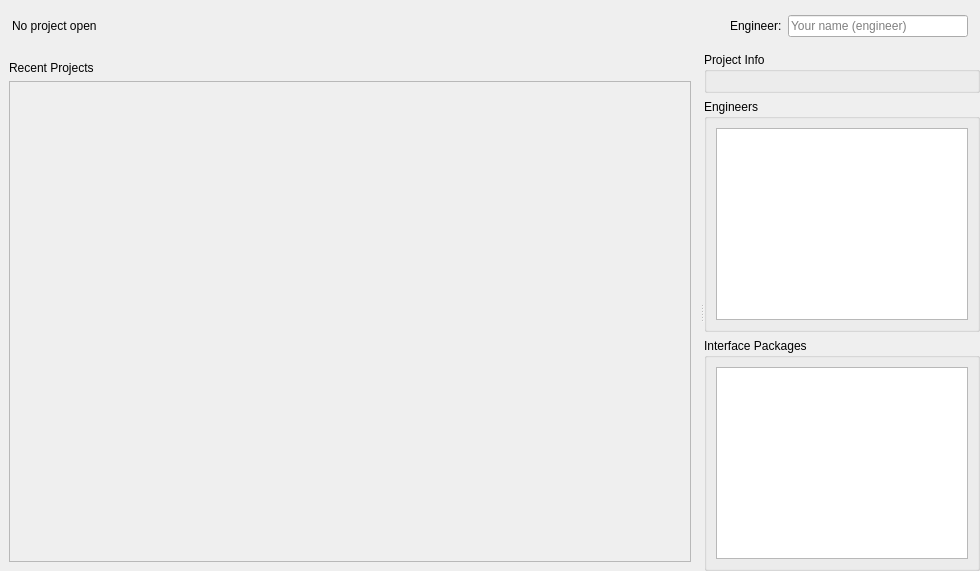
<?xml version="1.0" encoding="UTF-8"?>
<ui version="4.0">
 <class>ProjectTab</class>
 <widget class="QWidget" name="ProjectTab">
  <layout class="QVBoxLayout" name="rootLayout">
   <property name="spacing"><number>0</number></property>
   <property name="leftMargin"><number>0</number></property>
   <property name="topMargin"><number>0</number></property>
   <property name="rightMargin"><number>0</number></property>
   <property name="bottomMargin"><number>0</number></property>
   <item>
    <widget class="QWidget" name="projectBar">
     <property name="minimumSize"><size><width>0</width><height>52</height></size></property>
     <property name="maximumSize"><size><width>16777215</width><height>52</height></size></property>
     <layout class="QHBoxLayout" name="projectBarLayout">
      <property name="leftMargin"><number>12</number></property>
      <property name="topMargin"><number>6</number></property>
      <property name="rightMargin"><number>12</number></property>
      <property name="bottomMargin"><number>6</number></property>
      <item><widget class="QLabel" name="lblProject"><property name="text"><string>No project open</string></property></widget></item>
      <item><widget class="QLabel" name="lblMeta"><property name="text"><string/></property></widget></item>
      <item><spacer name="barSpacer"><property name="orientation"><enum>Qt::Horizontal</enum></property><property name="sizeHint" stdset="0"><size><width>40</width><height>20</height></size></property></spacer></item>
      <item><widget class="QLabel" name="lblEngineerTag"><property name="text"><string>Engineer:</string></property></widget></item>
      <item><widget class="QLineEdit" name="userEdit"><property name="placeholderText"><string>Your name (engineer)</string></property><property name="maximumSize"><size><width>180</width><height>16777215</height></size></property></widget></item>
     </layout>
    </widget>
   </item>
   <item>
    <widget class="QSplitter" name="mainSplitter">
     <property name="orientation"><enum>Qt::Horizontal</enum></property>
     <widget class="QStackedWidget" name="leftStack">
      <widget class="QWidget" name="pageRecent">
       <layout class="QVBoxLayout" name="recentLayout">
        <item><widget class="QLabel" name="lblRecentTitle"><property name="text"><string>Recent Projects</string></property></widget></item>
        <item><widget class="QScrollArea" name="recentScroll"><property name="widgetResizable"><bool>true</bool></property><widget class="QWidget" name="recentContainer"/></widget></item>
       </layout>
      </widget>
      <widget class="QWidget" name="pagePackages">
       <layout class="QVBoxLayout" name="packagesLayout">
        <item>
         <layout class="QHBoxLayout" name="packageToolbar">
          <item><widget class="QPushButton" name="btnNewPackage"><property name="text"><string>+ Package</string></property></widget></item>
          <item><widget class="QPushButton" name="btnOpen"><property name="text"><string>Open</string></property></widget></item>
          <item><widget class="QPushButton" name="btnLock"><property name="text"><string>Lock</string></property></widget></item>
          <item><widget class="QPushButton" name="btnUnlock"><property name="text"><string>Unlock</string></property></widget></item>
          <item><widget class="QPushButton" name="btnStatus"><property name="text"><string>Set Status</string></property></widget></item>
          <item><widget class="QPushButton" name="btnSnapshots"><property name="text"><string>Snapshots</string></property></widget></item>
          <item><widget class="QPushButton" name="btnHistory"><property name="text"><string>History</string></property></widget></item>
          <item><widget class="QPushButton" name="btnRemove"><property name="text"><string>Remove</string></property></widget></item>
         </layout>
        </item>
        <item><widget class="QTableWidget" name="packageTable"/></item>
       </layout>
      </widget>
     </widget>
     <widget class="QWidget" name="rightPanel">
      <layout class="QVBoxLayout" name="rightLayout">
       <item>
        <widget class="QGroupBox" name="grpProjectInfo">
         <property name="title"><string>Project Info</string></property>
         <layout class="QFormLayout" name="projectInfoForm"/>
        </widget>
       </item>
       <item>
        <widget class="QGroupBox" name="grpEngineers">
         <property name="title"><string>Engineers</string></property>
         <layout class="QVBoxLayout" name="engineersLayout">
          <item><widget class="QTableWidget" name="engineersTable"/></item>
         </layout>
        </widget>
       </item>
       <item>
        <widget class="QGroupBox" name="grpInterfaces">
         <property name="title"><string>Interface Packages</string></property>
         <layout class="QVBoxLayout" name="interfacesLayout">
          <item><widget class="QTableWidget" name="interfacesTable"/></item>
         </layout>
        </widget>
       </item>
      </layout>
     </widget>
    </widget>
   </item>
  </layout>
 </widget>
 <resources/><connections/>
</ui>
